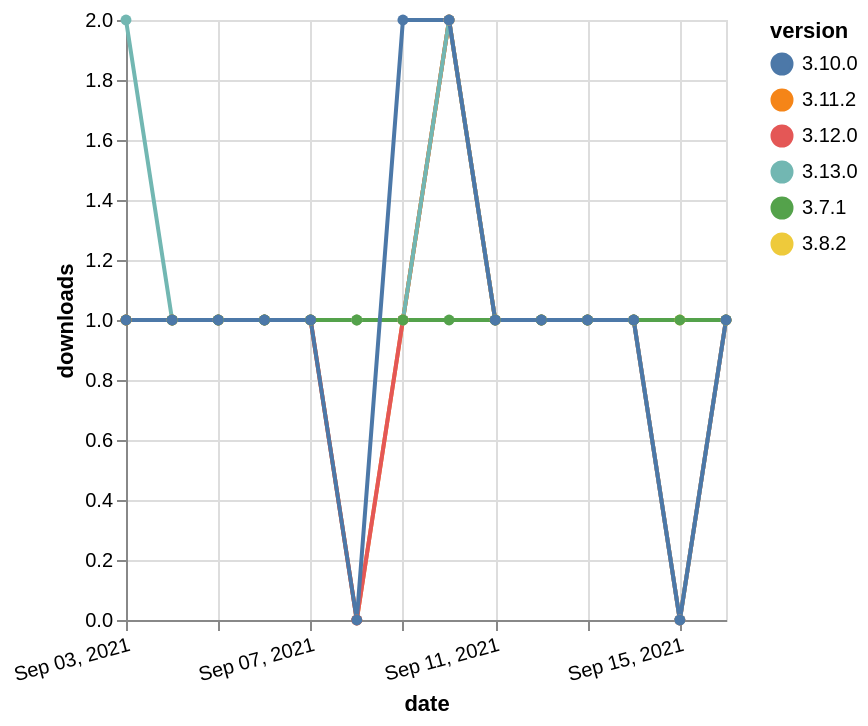

The Vega-Lite source for this figure:
### Vega-Lite specification from a JSON file in a GitHub repository (floating-point values rounded to 4 significant figures)
{"$schema": "https://vega.github.io/schema/vega-lite/v5.json", "description": "A simple bar chart with embedded data.", "data": {"values": [{"date": "2021-09-03", "total": 147, "delta": 1, "version": "3.11.2"}, {"date": "2021-09-04", "total": 148, "delta": 1, "version": "3.11.2"}, {"date": "2021-09-05", "total": 149, "delta": 1, "version": "3.11.2"}, {"date": "2021-09-06", "total": 150, "delta": 1, "version": "3.11.2"}, {"date": "2021-09-07", "total": 151, "delta": 1, "version": "3.11.2"}, {"date": "2021-09-08", "total": 151, "delta": 0, "version": "3.11.2"}, {"date": "2021-09-09", "total": 152, "delta": 1, "version": "3.11.2"}, {"date": "2021-09-10", "total": 154, "delta": 2, "version": "3.11.2"}, {"date": "2021-09-11", "total": 155, "delta": 1, "version": "3.11.2"}, {"date": "2021-09-12", "total": 156, "delta": 1, "version": "3.11.2"}, {"date": "2021-09-13", "total": 157, "delta": 1, "version": "3.11.2"}, {"date": "2021-09-14", "total": 158, "delta": 1, "version": "3.11.2"}, {"date": "2021-09-15", "total": 158, "delta": 0, "version": "3.11.2"}, {"date": "2021-09-16", "total": 159, "delta": 1, "version": "3.11.2"}, {"date": "2021-09-03", "total": 178, "delta": 1, "version": "3.8.2"}, {"date": "2021-09-04", "total": 179, "delta": 1, "version": "3.8.2"}, {"date": "2021-09-05", "total": 180, "delta": 1, "version": "3.8.2"}, {"date": "2021-09-06", "total": 181, "delta": 1, "version": "3.8.2"}, {"date": "2021-09-07", "total": 182, "delta": 1, "version": "3.8.2"}, {"date": "2021-09-08", "total": 183, "delta": 1, "version": "3.8.2"}, {"date": "2021-09-09", "total": 184, "delta": 1, "version": "3.8.2"}, {"date": "2021-09-10", "total": 186, "delta": 2, "version": "3.8.2"}, {"date": "2021-09-11", "total": 187, "delta": 1, "version": "3.8.2"}, {"date": "2021-09-12", "total": 188, "delta": 1, "version": "3.8.2"}, {"date": "2021-09-13", "total": 189, "delta": 1, "version": "3.8.2"}, {"date": "2021-09-14", "total": 190, "delta": 1, "version": "3.8.2"}, {"date": "2021-09-15", "total": 191, "delta": 1, "version": "3.8.2"}, {"date": "2021-09-16", "total": 192, "delta": 1, "version": "3.8.2"}, {"date": "2021-09-03", "total": 158, "delta": 1, "version": "3.12.0"}, {"date": "2021-09-04", "total": 159, "delta": 1, "version": "3.12.0"}, {"date": "2021-09-05", "total": 160, "delta": 1, "version": "3.12.0"}, {"date": "2021-09-06", "total": 161, "delta": 1, "version": "3.12.0"}, {"date": "2021-09-07", "total": 162, "delta": 1, "version": "3.12.0"}, {"date": "2021-09-08", "total": 162, "delta": 0, "version": "3.12.0"}, {"date": "2021-09-09", "total": 163, "delta": 1, "version": "3.12.0"}, {"date": "2021-09-10", "total": 165, "delta": 2, "version": "3.12.0"}, {"date": "2021-09-11", "total": 166, "delta": 1, "version": "3.12.0"}, {"date": "2021-09-12", "total": 167, "delta": 1, "version": "3.12.0"}, {"date": "2021-09-13", "total": 168, "delta": 1, "version": "3.12.0"}, {"date": "2021-09-14", "total": 169, "delta": 1, "version": "3.12.0"}, {"date": "2021-09-15", "total": 169, "delta": 0, "version": "3.12.0"}, {"date": "2021-09-16", "total": 170, "delta": 1, "version": "3.12.0"}, {"date": "2021-09-03", "total": 111, "delta": 2, "version": "3.13.0"}, {"date": "2021-09-04", "total": 112, "delta": 1, "version": "3.13.0"}, {"date": "2021-09-05", "total": 113, "delta": 1, "version": "3.13.0"}, {"date": "2021-09-06", "total": 114, "delta": 1, "version": "3.13.0"}, {"date": "2021-09-07", "total": 115, "delta": 1, "version": "3.13.0"}, {"date": "2021-09-08", "total": 116, "delta": 1, "version": "3.13.0"}, {"date": "2021-09-09", "total": 117, "delta": 1, "version": "3.13.0"}, {"date": "2021-09-10", "total": 119, "delta": 2, "version": "3.13.0"}, {"date": "2021-09-11", "total": 120, "delta": 1, "version": "3.13.0"}, {"date": "2021-09-12", "total": 121, "delta": 1, "version": "3.13.0"}, {"date": "2021-09-13", "total": 122, "delta": 1, "version": "3.13.0"}, {"date": "2021-09-14", "total": 123, "delta": 1, "version": "3.13.0"}, {"date": "2021-09-15", "total": 123, "delta": 0, "version": "3.13.0"}, {"date": "2021-09-16", "total": 124, "delta": 1, "version": "3.13.0"}, {"date": "2021-09-03", "total": 220, "delta": 1, "version": "3.7.1"}, {"date": "2021-09-04", "total": 221, "delta": 1, "version": "3.7.1"}, {"date": "2021-09-05", "total": 222, "delta": 1, "version": "3.7.1"}, {"date": "2021-09-06", "total": 223, "delta": 1, "version": "3.7.1"}, {"date": "2021-09-07", "total": 224, "delta": 1, "version": "3.7.1"}, {"date": "2021-09-08", "total": 225, "delta": 1, "version": "3.7.1"}, {"date": "2021-09-09", "total": 226, "delta": 1, "version": "3.7.1"}, {"date": "2021-09-10", "total": 227, "delta": 1, "version": "3.7.1"}, {"date": "2021-09-11", "total": 228, "delta": 1, "version": "3.7.1"}, {"date": "2021-09-12", "total": 229, "delta": 1, "version": "3.7.1"}, {"date": "2021-09-13", "total": 230, "delta": 1, "version": "3.7.1"}, {"date": "2021-09-14", "total": 231, "delta": 1, "version": "3.7.1"}, {"date": "2021-09-15", "total": 232, "delta": 1, "version": "3.7.1"}, {"date": "2021-09-16", "total": 233, "delta": 1, "version": "3.7.1"}, {"date": "2021-09-03", "total": 161, "delta": 1, "version": "3.10.0"}, {"date": "2021-09-04", "total": 162, "delta": 1, "version": "3.10.0"}, {"date": "2021-09-05", "total": 163, "delta": 1, "version": "3.10.0"}, {"date": "2021-09-06", "total": 164, "delta": 1, "version": "3.10.0"}, {"date": "2021-09-07", "total": 165, "delta": 1, "version": "3.10.0"}, {"date": "2021-09-08", "total": 165, "delta": 0, "version": "3.10.0"}, {"date": "2021-09-09", "total": 167, "delta": 2, "version": "3.10.0"}, {"date": "2021-09-10", "total": 169, "delta": 2, "version": "3.10.0"}, {"date": "2021-09-11", "total": 170, "delta": 1, "version": "3.10.0"}, {"date": "2021-09-12", "total": 171, "delta": 1, "version": "3.10.0"}, {"date": "2021-09-13", "total": 172, "delta": 1, "version": "3.10.0"}, {"date": "2021-09-14", "total": 173, "delta": 1, "version": "3.10.0"}, {"date": "2021-09-15", "total": 173, "delta": 0, "version": "3.10.0"}, {"date": "2021-09-16", "total": 174, "delta": 1, "version": "3.10.0"}]}, "width": "container", "mark": {"type": "line", "point": {"filled": true}}, "encoding": {"x": {"field": "date", "type": "temporal", "timeUnit": "yearmonthdate", "title": "date", "axis": {"labelAngle": -15}}, "y": {"field": "delta", "type": "quantitative", "title": "downloads"}, "color": {"field": "version", "type": "nominal"}, "tooltip": {"field": "delta"}}}
